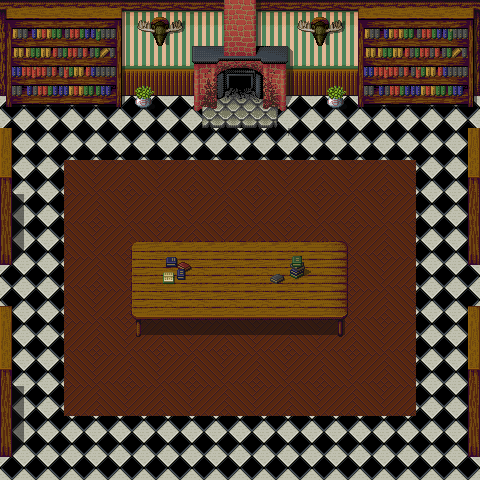

A 2D game scene composited from a Tiled map and its tileset images. What follows is a short description and the map's XML, with each tile layer's data collapsed to a summary:
An orthogonal 15x15 tile map with 32x32 px tiles, 4 tile layers (background, background Front, foreground, foreground Front), 1 hidden layer not drawn, 7 tilesets.

<map version="1.0" orientation="orthogonal" width="15" height="15" tilewidth="32" tileheight="32">
 <properties>
  <property name="3 24" value="current.tmx 47 17" />
  <property name="4 24" value="current.tmx 47 17" />
  <property name="5 24" value="current.tmx 47 17" />
 </properties>
 <tileset firstgid="1" name="collision" tilewidth="32" tileheight="32">
  <image source="tileset/collision.png" width="64" height="32" />
 </tileset>
 <tileset firstgid="3" name="terrain" tilewidth="32" tileheight="32">
  <image source="tileset/terrain.png" width="256" height="64" />
 </tileset>
 <tileset firstgid="19" name="Ext Buildings" tilewidth="32" tileheight="32">
  <image source="tileset/Inq XP MT- Medieval Town - Buildings.png" width="512" height="1728" />
 </tileset>
 <tileset firstgid="883" name="Ext Castle" tilewidth="32" tileheight="32">
  <image source="tileset/Inq XP MT- Medieval Town - Castle.png" width="512" height="1152" />
 </tileset>
 <tileset firstgid="1459" name="Int Upper Class" tilewidth="32" tileheight="32">
  <image source="tileset/Inq XP MI- Medieval Indoors - Hi Class.png" width="512" height="1216" />
 </tileset>
 <tileset firstgid="2067" name="Int Mid Class" tilewidth="32" tileheight="32">
  <image source="tileset/Inq XP MI- Medieval Indoors - Mid Class.png" width="512" height="1888" />
 </tileset>
 <tileset firstgid="3011" name="Grasslands" tilewidth="32" tileheight="32">
  <image source="tileset/Inq XP MT- Medieval Town - Grasslands.png" width="768" height="1696" />
 </tileset>
 <layer name="background" width="15" height="15">
  <data>[225 cells, 225 non-empty, 22 distinct tile ids]</data>
 </layer>
 <layer name="background Front" width="15" height="15">
  <data>[225 cells, 73 non-empty, 42 distinct tile ids]</data>
 </layer>
 <layer name="foreground" width="15" height="15">
  <data>[225 cells, 40 non-empty, 22 distinct tile ids]</data>
 </layer>
 <layer name="foreground Front" width="15" height="15">
  <data>[225 cells, 0 non-empty, 0 distinct tile ids]</data>
 </layer>
 <layer name="Collision" width="15" height="15" visible="0">
  <data>[225 cells, 59 non-empty, 1 distinct tile ids]</data>
 </layer>
</map>
